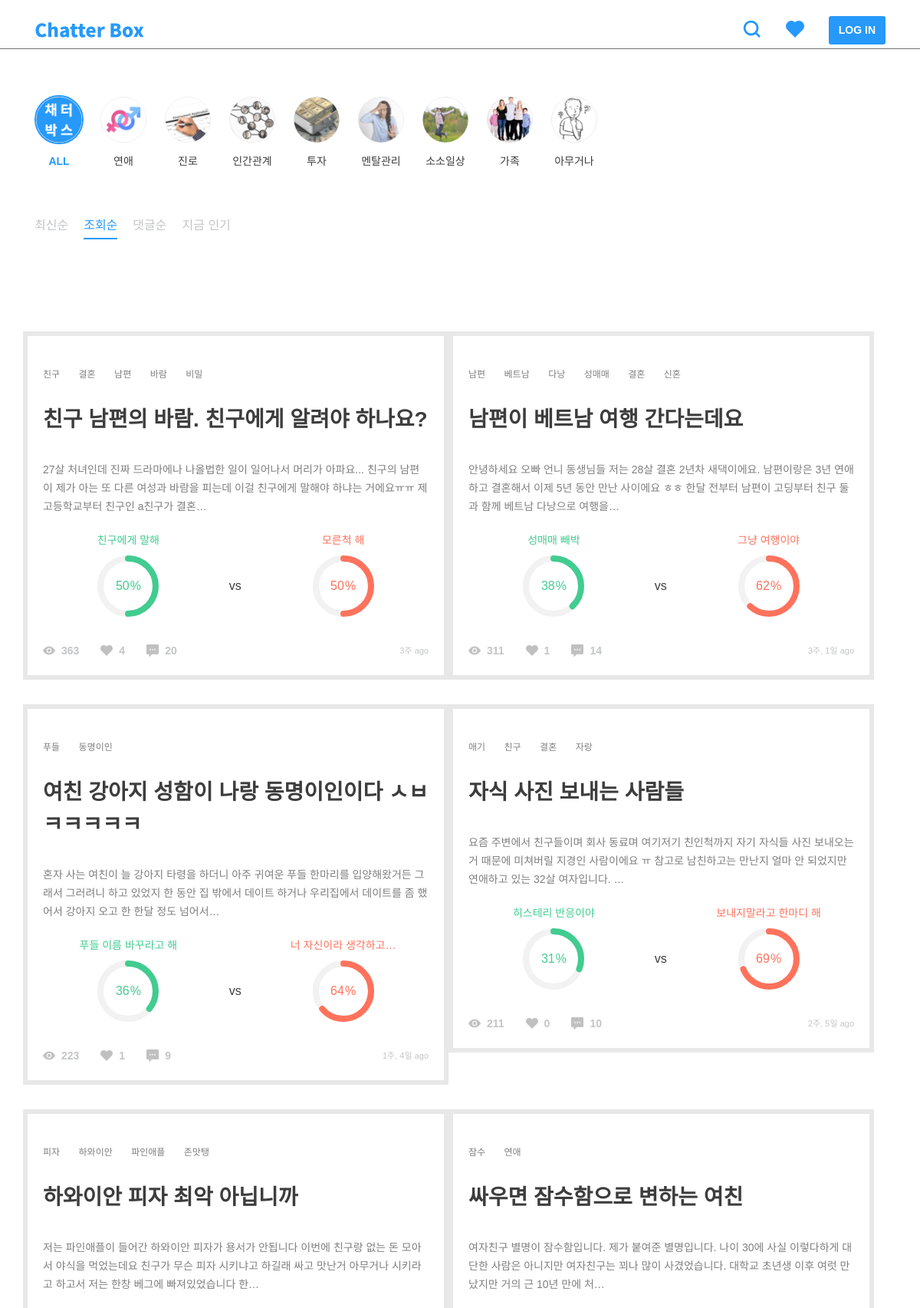
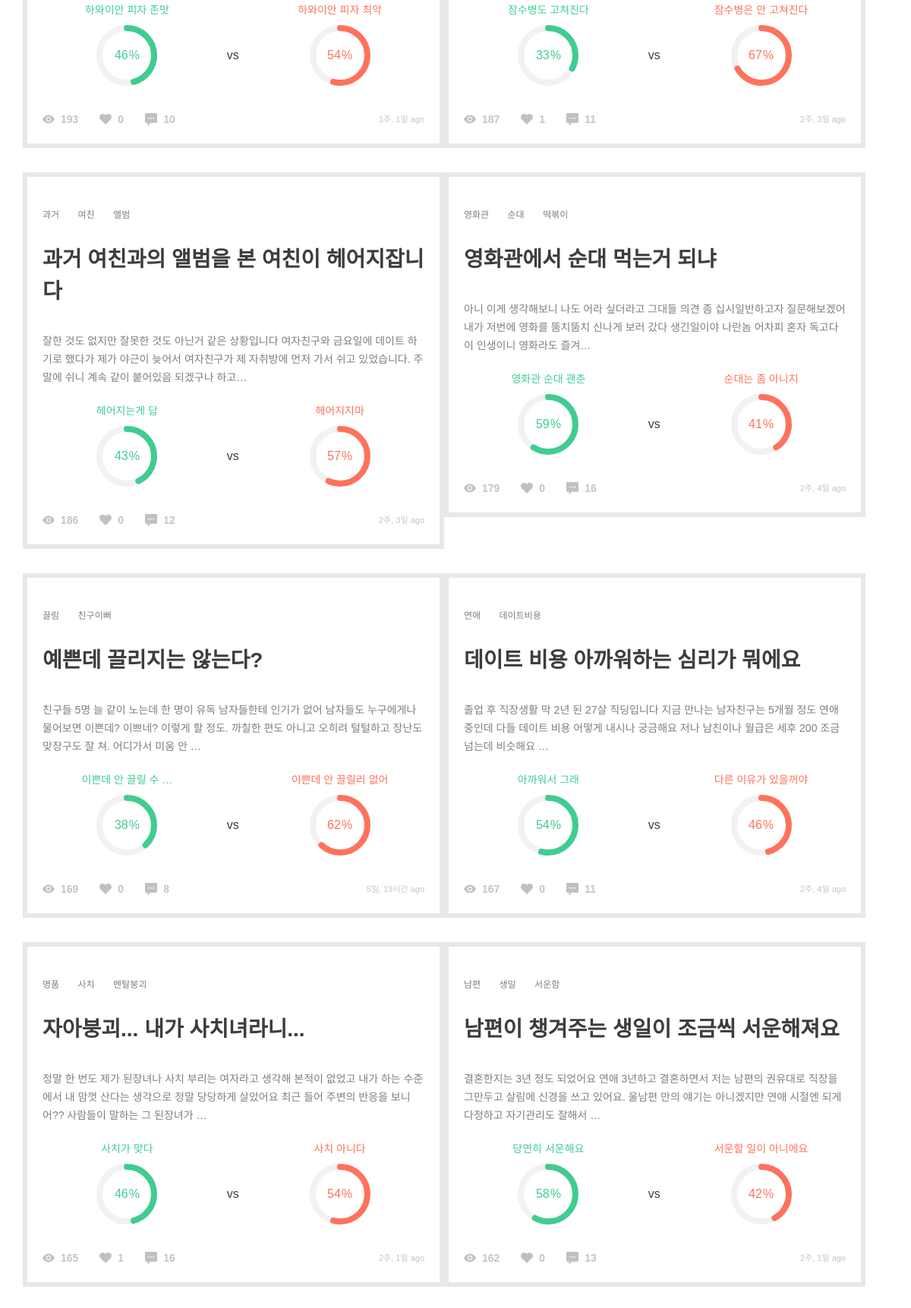
/post/views/, run on the app's committed database (2 pictures, top to bottom).
### post/models.py (models this page shows, shortened)
class Category(models.Model):
    name = models.CharField(max_length=200)
    slug = models.SlugField()
    parent = models.ForeignKey(
        'self', blank=True, null=True, related_name='children')
    class Meta:
        unique_together = ('slug', 'parent',)
        verbose_name_plural = "categories"  # categories under a parent with same slug

class TimeStampedModel(models.Model):
    created_at = models.DateTimeField(auto_now_add=True, null=True)
    updated_at = models.DateTimeField(auto_now=True, null=True)
    class Meta():
        abstract = True

class Post(TimeStampedModel):
    author = models.ForeignKey(settings.AUTH_USER_MODEL)
    category = models.ForeignKey('Category')
    title = models.CharField(max_length=160, null=True)
    background = models.TextField()
    background_image1 = models.ImageField(
        upload_to='post', blank=True, null=True)
    background_image2 = models.ImageField(
        upload_to='post', blank=True, null=True)
    background_image3 = models.ImageField(
        upload_to='post', blank=True, null=True)
    background_image4 = models.ImageField(
        upload_to='post', blank=True, null=True)
    background_image5 = models.ImageField(
        upload_to='post', blank=True, null=True)
    tag = TagField()
    view_count = models.PositiveSmallIntegerField(default=0)
    share_count = models.PositiveSmallIntegerField(default=0)
    pro_title = models.CharField(max_length=160, null=True)
    con_title = models.CharField(max_length=160, null=True)
    @property
    def natural_time(self):
        return naturaltime(self.created_at)
    @property
    def likes_count(self):
        return self.like_users.all().count()
    @property
    def comment_count(self):
        all_count = self.comment_set.count()
        return all_count
    @property
    def pro_count(self):
        pro_sum = self.comment_set.filter(type=True).count()
        pro_comments = self.comment_set.filter(type=True)
        for comment in pro_comments:
            pro_sum = pro_sum + comment.count_comment_likes
        return pro_sum
    @property
    def con_count(self):
        con_sum = self.comment_set.filter(type=False).count()
        con_comments = self.comment_set.filter(type=False)
        for comment in con_comments:
            con_sum = con_sum + comment.count_comment_likes
        return con_sum
    @property
    def all_count(self):
        return self.pro_count + self.con_count
    @property
    def pro_percent(self):
        if not self.all_count == 0:
            result = self.pro_count / self.all_count
        else:
            result = 0
        return result
    @property
    def con_percent(self):
        if not self.all_count == 0:
            result = self.con_count / self.all_count
        else:
            result = 0
        return result
    class Meta:
        ordering = ['-created_at']

### post/views.py (the view)
def post_list_views(request):
    sort = 'views'
    categories = Category.objects.all()
    posts = Post.objects.order_by('-view_count')
    paginator = Paginator(posts, 12)
    page = request.GET.get('page')
    try:
        posts = paginator.page(page)
    except PageNotAnInteger:
        posts = paginator.page(1)
    except EmptyPage:
        posts = paginator.page(paginator.num_pages)
    context = {'posts': posts, 'categories': categories, 'sort': sort, }
    return render(request, 'post/post_list.html', context)

### comment/models.py (called while the page is built)
    @property
    def count_comment_likes(self):
        return self.like_comments.all().count()

### post/templatetags/post_extras.py (called while the page is built)
@register.filter
def split_tags(value):
    tags = []
    split_comma = value.split(',')
    for tag in split_comma:
        split_space = tag.split(" ")
        for tag in split_space:
            if tag:
                tags.append(tag)
    return tags

### templates/post/post_list.html (shortened to what this page needs)
{% extends 'base.html' %}
{% load static %}
{% block customCSS %}
<link rel="stylesheet" href="{% static 'css/include/categories.css' %}" />
<link rel="stylesheet" href="{% static 'css/include/sorts.css' %}" />
<link rel="stylesheet" href="{% static 'css/include/pie_chart.css' %}">
<link rel="stylesheet" href="{% static 'css/post/post_list.css' %}" />
{% endblock %}
{% block content %}
<div class="row">
    {% include 'include/category.html' %}
    {% include 'include/sort.html' %}
</div>
<div class="infinite-container row">
    {% for post in posts %}
    <div id="post-{{ post.pk }}" class="infinite-item grid-item">
        {% include 'include/post.html' %}
    </div>
    {% endfor %}
</div>
{% endblock %}
{% block customJS %}
<script>
    var $grid = $('.grid').masonry({
        gutter: 15,
        horizontalOrder: true,
        itemSelector: '.grid-item',
    });
    var $items = $('.infinite-container .infinite-item');
    $grid.append($items).masonry('appended', $items);
    $('.grid').masonry();
    var infinite = new Waypoint.Infinite({
        element: $('.infinite-container')[0],
        onBeforePageLoad: function () {
            showModal();
        },
        onAfterPageLoad: function ($items) {
            $('body').loadingModal('destroy');
            customChart();
            var $items = $('.infinite-container .infinite-item');
            $grid.append($items).masonry('appended', $items);
            $('.grid').masonry();
        }
    });
    $(document).ready(function () {
        $('.grid').masonry();
    });
</script>
{% endblock %}

### templates/include/category.html (shortened to what this page needs)
{% load static %}
<div class="category-wrap">
    <div class="category m60" name="{{ target }}">
        <a id="all" class="category-link" href="{% url 'post:post_list' %}" onclick="showModal();">
            <img class="category-icon" src="{% static '/img/categories/all.png' %}" />
            <h6>ALL</h6>
        </a>
        {% for category in categories %}
        <a id="{{ category.slug }}" class="category-link" href="/post/category/{{ category.slug }}"
            onclick="showModal();">
            <img class="category-icon" src="/static/img/categories/{{ category.slug }}.png" />
            <h6>{{ category.name }}</h6>
        </a>
        {% endfor %}
    </div>
</div>

### templates/include/post.html
{% load static %}
{% load post_extras %}
<div class="post-wrap">
    <div class="tag-list">
        {% for tag in post.tag|split_tags %}
        <a class="tag" href="/post/search/?q={{ tag }}">{{ tag }}</a>
        {% endfor %}
    </div>
    <a href="{% url 'post:post_detail' post_pk=post.pk %}">
        <h3>{{ post.title|truncatechars:40 }}</h3>
        <div class="background">
            <p>{{ post.background|safe|truncatechars:120 }}</p>
        </div>
        <div class="percent-wrap">
            <div class="chart">
                <h6 class="label pro-title">{{ post.pro_title|truncatechars:12 }}</h6>
                <div class="percentage pro-chart" data-percent="{% widthratio post.pro_percent 1 100 %}">
                    <span class="pro-title">{% widthratio post.con_percent 1 100 %}</span><sup class="pro-title">%</sup>
                </div>
            </div>
            <h5>vs</h5>
            <div class="chart">
                <h6 class="label con-title">{{ post.con_title|truncatechars:12 }}</h6>
                <div class="percentage con-chart" data-percent="{% widthratio post.con_percent 1 100 %}">
                    <span class="con-title">{% widthratio post.con_percent 1 100 %}</span><sup class="con-title">%</sup>
                </div>
            </div>
        </div>
        <div class="btn-area">
            <img src="{% static '/img/icons/view.png' %}" />
            <h6>{{ post.view_count }}</h6>
            <img src="{% static '/img/icons/heart-gray.png' %}" />
            <h6>{{ post.likes_count }}</h6>
            <img src="{% static '/img/icons/comment.png' %}" />
            <h6>{{ post.comment_count }}</h6>
            <span class="ml-auto">{{ post.natural_time }}</span>
        </div>
    </a>
</div>

### static/css/style.css (style rules this page uses)
html, body, div, span, applet, object, iframe, h1, h2, h3, h4, h5, h6, p, blockquote, pre, a, abbr, acronym, address, big, cite, code, del, dfn, em, img, ins, kbd, q, s, samp, small, strike, strong, sub, sup, tt, var, b, u, i, center, dl, dt, dd, ol, ul, li, fieldset, form, label, legend, table, caption, tbody, tfoot, thead, tr, th, td, article, aside, canvas, details, embed, figure, figcaption, footer, header, hgroup, menu, nav, output, ruby, section, summary, time, mark, audio, video { margin: 0; padding: 0; border: 0; font-size: 100%; font: inherit; vertical-align: baseline; }
body { display: flex; min-height: 100vh; flex-direction: column; font-family: "Noto Sans KR", sans-serif; }
a { all: unset; text-decoration: none !important; cursor: pointer; color: #3D3D3D; }
h3 { font-size: 28px; line-height: 42px; font-weight: 500; color: #3d3d3d; word-break: break-all; }
h5 { font-size: 16px; line-height: 24px; font-weight: 500; color: #3d3d3d; word-break: break-all; }
h6 { font-size: 14px; line-height: 24px; font-weight: 400; color: #3d3d3d; word-break: break-all; }
p { font-size: 12px; line-height: 20px; font-weight: 400; color: #7f7f7f; word-break: break-all; }
span { font-size: 11px; line-height: 18px; font-weight: 400; color: #7f7f7f; word-break: break-all; }
.tag { display: inline; margin-right: 20px; padding: 4px 10px; border: 1px solid #C3C5C7; font-size: 12px; line-height: 3; font-weight: 400; -webkit-text-fill-color: #7f7f7f; color: #7f7f7f; cursor: pointer; word-break: keep-all; }
.m60 { margin-top: 60px; margin-bottom: 60px; }

### static/css/include/categories.css (style rules this page uses)
.category-wrap { width: 100%; padding: 0 15px; }
.category { display: flex; width: 100%; }
.category .category-link { margin-right: 20px; text-align: center; }
.category .category-link .category-icon { width: 64px; height: 64px; margin-bottom: 6px; border-radius: 50%; border: 2px solid #fff; }
.category .category-link.active img { border: 2px solid #2699FB; }
.category .category-link.active h6 { font-weight: 700; -webkit-text-fill-color: #2699FB; color: #2699FB; }

### static/css/include/pie_chart.css (style rules this page uses)
.percent-wrap { display: flex; justify-content: center; align-items: center; }
.percent-wrap h5 { width: 18px; }
.percent-wrap .pro-title { -webkit-text-fill-color: #41cc90; color: #41cc90; word-break: break-all; }
.percent-wrap .con-title { -webkit-text-fill-color: #FF725C; color: #FF725C; word-break: break-all; }
.percent-wrap .chart { width: 50%; text-align: center; }
.percent-wrap .easyPieChart { position: relative; margin: 8px auto 32px; text-align: center; }
.percent-wrap .easyPieChart span { font-size: 16px; }
.percent-wrap .easyPieChart sup { top: 0; margin-left: 1px; }

### static/css/post/post_list.css (style rules this page uses)
.grid-item { width: calc(33% - 10px); }
.post-wrap { border: 6px solid #E8E8E8; margin-bottom: 32px; }
.post-wrap .tag-list { margin: 32px 20px 20px; }
.post-wrap .tag-list .tag { border: 0; padding: 0; }
.post-wrap img { width: 100%; }
.post-wrap h3 { margin: 0 20px 32px; font-weight: 700; word-break: break-all; }
.post-wrap .background { margin: 0 20px 20px; }
.post-wrap .background p { font-size: 14px; line-height: 24px; -webkit-text-fill-color: #7f7f7f; color: #7f7f7f; word-break: break-all; }
.post-wrap .btn-area { display: flex; margin: 0 20px; padding-bottom: 20px; }
.post-wrap .btn-area img { opacity: .32; margin-top: 4px; width: 16px; height: 16px; }
.post-wrap .btn-area h6 { display: inline; margin: 0 28px 0 8px; -webkit-text-fill-color: #C3C5C7; color: #C3C5C7; font-weight: 700; }
.post-wrap .btn-area span { line-height: 24px; -webkit-text-fill-color: #C3C5C7; color: #C3C5C7; }
@media screen and (max-width: 1200px) { .grid-item { width: calc(50% - 15px); } }

### data on the page
Category: slug (picture), name "연애"
Category: slug (picture), name "진로"
Category: slug (picture), name "인간관계"
Category: slug (picture), name "투자"
Category: slug (picture), name "멘탈관리"
Category: slug (picture), name "소소일상"
Category: slug (picture), name "가족"
Category: shows a picture, name "아무거나"
Post: tag "친구" "결혼" "남편" "바람" "비밀", title "친구 남편의 바람. 친구에게 알려야 하나요?", background "27살 처녀인데 진짜 드라마에나 나올법한 일이 일어나서 머리가 아파요... 친구의 남편이 제가 아는 또 다른 여성과 바람을 피는데 이걸 친구에게 말해야 하냐는 거에요ㅠㅠ 제 고등학교부터 친구인 a친구가 결혼…", pro_title "친구에게 말해", con_title "모른척 해", view_count "363", likes_count "4", comment_count "20", natural_time "3주 ago"
Post: tag "남편" "베트남" "다낭" "성매매" "결혼" "신혼", title "남편이 베트남 여행 간다는데요", background "안녕하세요 오빠 언니 동생님들 저는 28살 결혼 2년차 새댁이에요. 남편이랑은 3년 연애하고 결혼해서 이제 5년 동안 만난 사이에요 ㅎㅎ 한달 전부터 남편이 고딩부터 친구 둘과 함께 베트남 다낭으로 여행을…", pro_title "성매매 빼박", con_title "그냥 여행이야", view_count "311", likes_count "1", comment_count "14", natural_time "3주, 1일 ago"
Post: tag "푸들" "동명이인", title "여친 강아지 성함이 나랑 동명이인이다 ㅅㅂㅋㅋㅋㅋㅋ", background "혼자 사는 여친이 늘 강아지 타령을 하더니 아주 귀여운 푸들 한마리를 입양해왔거든 그래서 그러려니 하고 있었지 한 동안 집 밖에서 데이트 하거나 우리집에서 데이트를 좀 했어서 강아지 오고 한 한달 정도 넘어서…", pro_title "푸들 이름 바꾸라고 해", con_title "너 자신이라 생각하고…", view_count "223", likes_count "1", comment_count "9", natural_time "1주, 4일 ago"
Post: tag "애기" "친구" "결혼" "자랑", title "자식 사진 보내는 사람들", background "요즘 주변에서 친구들이며 회사 동료며 여기저기 친인척까지 자기 자식들 사진 보내오는 거 때문에 미쳐버릴 지경인 사람이에요 ㅠ 참고로 남친하고는 만난지 얼마 안 되었지만 연애하고 있는 32살 여자입니다. …", pro_title "히스테리 반응이야", con_title "보내지말라고 한마디 해", view_count "211", likes_count "0", comment_count "10", natural_time "2주, 5일 ago"
Post: tag "피자" "하와이안" "파인애플" "존맛탱", title "하와이안 피자 최악 아닙니까", background "저는 파인애플이 들어간 하와이안 피자가 용서가 안됩니다 이번에 친구랑 없는 돈 모아서 야식을 먹었는데요 친구가 무슨 피자 시키냐고 하길래 싸고 맛난거 아무거나 시키라고 하고서 저는 한창 베그에 빠져있었습니다 한…", pro_title "하와이안 피자 존맛", con_title "하와이안 피자 최악", view_count "193", likes_count "0", comment_count "10", natural_time "1주, 1일 ago"
Post: tag "잠수" "연애", title "싸우면 잠수함으로 변하는 여친", background "여자친구 별명이 잠수함입니다. 제가 붙여준 별명입니다. 나이 30에 사실 이렇다하게 대단한 사람은 아니지만 여자친구는 꾀나 많이 사겼었습니다. 대학교 초년생 이후 여럿 만났지만 거의 근 10년 만에 처…", pro_title "잠수병도 고쳐진다", con_title "잠수병은 안 고쳐진다", view_count "187", likes_count "1", comment_count "11", natural_time "2주, 3일 ago"
Post: tag "과거" "여친" "앨범", title "과거 여친과의 앨범을 본 여친이 헤어지잡니다", background "잘한 것도 없지만 잘못한 것도 아닌거 같은 상황입니다 여자친구와 금요일에 데이트 하기로 했다가 제가 야근이 늦어서 여자친구가 제 자취방에 먼저 가서 쉬고 있었습니다. 주말에 쉬니 계속 같이 붙어있음 되겠구나 하고…", pro_title "헤어지는게 답", con_title "헤어지지마", view_count "186", likes_count "0", comment_count "12", natural_time "2주, 3일 ago"
Post: tag "영화관" "순대" "떡볶이", title "영화관에서 순대 먹는거 되냐", background "아니 이게 생각해보니 나도 어라 싶더라고 그대들 의견 좀 십시일반하고자 질문해보겠어 내가 저번에 영화를 뚬치뚬치 신나게 보러 갔다 생긴일이야 나란놈 어차피 혼자 독고다이 인생이니 영화라도 즐겨…", pro_title "영화관 순대 괜춘", con_title "순대는 좀 아니지", view_count "179", likes_count "0", comment_count "16", natural_time "2주, 4일 ago"
Post: tag "끌림" "친구이뻐", title "예쁜데 끌리지는 않는다?", background "친구들 5명 늘 같이 노는데 한 명이 유독 남자들한테 인기가 없어 남자들도 누구에게나 물어보면 이쁜데? 이쁘네? 이렇게 할 정도. 까칠한 편도 아니고 오히려 털털하고 장난도 맞장구도 잘 쳐. 어디가서 미움 안 …", pro_title "이쁜데 안 끌릴 수 …", con_title "이쁜데 안 끌릴리 없어", view_count "169", likes_count "0", comment_count "8", natural_time "5일, 19시간 ago"
Post: tag "연애" "데이트비용", title "데이트 비용 아까워하는 심리가 뭐에요", background "졸업 후 직장생활 막 2년 된 27살 직딩입니다 지금 만나는 남자친구는 5개월 정도 연애중인데 다들 데이트 비용 어떻게 내시나 궁금해요 저나 남친이나 월급은 세후 200 조금 넘는데 비슷해요 …", pro_title "아까워서 그래", con_title "다른 이유가 있을꺼야", view_count "167", likes_count "0", comment_count "11", natural_time "2주, 4일 ago"
Post: tag "명품" "사치" "멘탈붕괴", title "자아붕괴... 내가 사치녀라니...", background "정말 한 번도 제가 된장녀나 사치 부리는 여자라고 생각해 본적이 없었고 내가 하는 수준에서 내 맘껏 산다는 생각으로 정말 당당하게 살았어요 최근 들어 주변의 반응을 보니 어?? 사람들이 말하는 그 된장녀가 …", pro_title "사치가 맞다", con_title "사치 아니다", view_count "165", likes_count "1", comment_count "16", natural_time "2주, 1일 ago"
Post: tag "남편" "생일" "서운함", title "남편이 챙겨주는 생일이 조금씩 서운해져요", background "결혼한지는 3년 정도 되었어요 연애 3년하고 결혼하면서 저는 남편의 권유대로 직장을 그만두고 살림에 신경을 쓰고 있어요. 울남편 만의 얘기는 아니겠지만 연애 시절엔 되게 다정하고 자기관리도 잘해서 …", pro_title "당연히 서운해요", con_title "서운할 일이 아니에요", view_count "162", likes_count "0", comment_count "13", natural_time "2주, 1일 ago"
